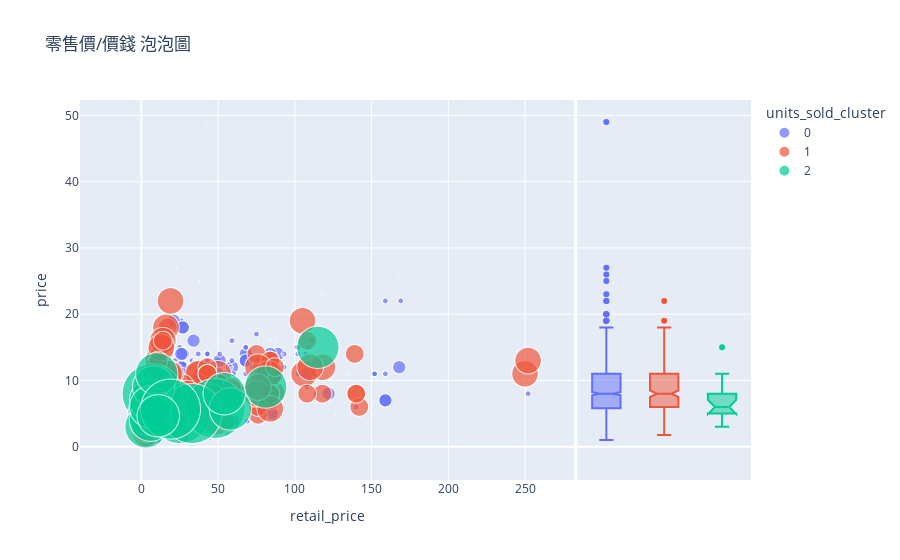

The notebook cell saved with this chart:
### Code cell
px.scatter(modelData, x='retail_price', y='price',color='units_sold_cluster',marginal_y='box',title="零售價/價錢 泡泡圖",size='units_sold', size_max=60)

### Figure 1 — Plotly figure (JSON) as saved in the notebook; plotly's stock layout.template omitted (floating-point values rounded to 4 significant figures; data arrays with more than 128 entries replaced by an {"elided": "..."} marker saying what was removed)
{"data": [{"hovertemplate": "units_sold_cluster=0<br>retail_price=%{x}<br>price=%{y}<br>units_sold=%{marker.size}<extra></extra>", "legendgroup": "0", "marker": {"color": "#636efa", "size": {"elided": "1146 int values"}, "sizemode": "area", "sizeref": 27.78, "symbol": "circle"}, "mode": "markers", "name": "0", "showlegend": true, "type": "scattergl", "x": {"elided": "1146 int values"}, "xaxis": "x", "y": {"elided": "1146 float values"}, "yaxis": "y"}, {"alignmentgroup": "True", "hovertemplate": "units_sold_cluster=0<br>price=%{y}<extra></extra>", "legendgroup": "0", "marker": {"color": "#636efa", "symbol": "circle"}, "name": "0", "notched": true, "offsetgroup": "0", "showlegend": false, "type": "box", "xaxis": "x2", "y": {"elided": "1146 float values"}, "yaxis": "y2"}, {"hovertemplate": "units_sold_cluster=1<br>retail_price=%{x}<br>price=%{y}<br>units_sold=%{marker.size}<extra></extra>", "legendgroup": "1", "marker": {"color": "#EF553B", "size": {"elided": "265 int values"}, "sizemode": "area", "sizeref": 27.78, "symbol": "circle"}, "mode": "markers", "name": "1", "showlegend": true, "type": "scattergl", "x": {"elided": "265 int values"}, "xaxis": "x", "y": {"elided": "265 float values"}, "yaxis": "y"}, {"alignmentgroup": "True", "hovertemplate": "units_sold_cluster=1<br>price=%{y}<extra></extra>", "legendgroup": "1", "marker": {"color": "#EF553B", "symbol": "circle"}, "name": "1", "notched": true, "offsetgroup": "1", "showlegend": false, "type": "box", "xaxis": "x2", "y": {"elided": "265 float values"}, "yaxis": "y2"}, {"hovertemplate": "units_sold_cluster=2<br>retail_price=%{x}<br>price=%{y}<br>units_sold=%{marker.size}<extra></extra>", "legendgroup": "2", "marker": {"color": "#00cc96", "size": [50000, 100000, 50000, 50000, 100000, 100000, 100000, 50000, 50000, 50000, 50000, 50000, 50000, 50000, 50000, 50000, 50000, 100000, 50000], "sizemode": "area", "sizeref": 27.78, "symbol": "circle"}, "mode": "markers", "name": "2", "showlegend": true, "type": "scattergl", "x": [6, 25, 81, 6, 48, 7, 33, 5, 58, 115, 3, 6, 6, 54, 8, 6, 10, 19, 11], "xaxis": "x", "y": [7, 5, 9, 7, 5.77, 8, 5, 5, 5.7, 15, 3, 4, 7, 8, 9, 6, 11, 5.67, 4.66], "yaxis": "y"}, {"alignmentgroup": "True", "hovertemplate": "units_sold_cluster=2<br>price=%{y}<extra></extra>", "legendgroup": "2", "marker": {"color": "#00cc96", "symbol": "circle"}, "name": "2", "notched": true, "offsetgroup": "2", "showlegend": false, "type": "box", "xaxis": "x2", "y": [7, 5, 9, 7, 5.77, 8, 5, 5, 5.7, 15, 3, 4, 7, 8, 9, 6, 11, 5.67, 4.66], "yaxis": "y2"}], "layout": {"legend": {"itemsizing": "constant", "title": {"text": "units_sold_cluster"}, "tracegroupgap": 0}, "title": {"text": "零售價/價錢 泡泡圖"}, "xaxis": {"anchor": "y", "domain": [0, 0.7363], "title": {"text": "retail_price"}}, "xaxis2": {"anchor": "y2", "domain": [0.7413, 1], "matches": "x2", "showgrid": false, "showline": false, "showticklabels": false, "ticks": ""}, "yaxis": {"anchor": "x", "domain": [0, 1], "title": {"text": "price"}}, "yaxis2": {"anchor": "x2", "domain": [0, 1], "matches": "y", "showgrid": true, "showticklabels": false}}}
